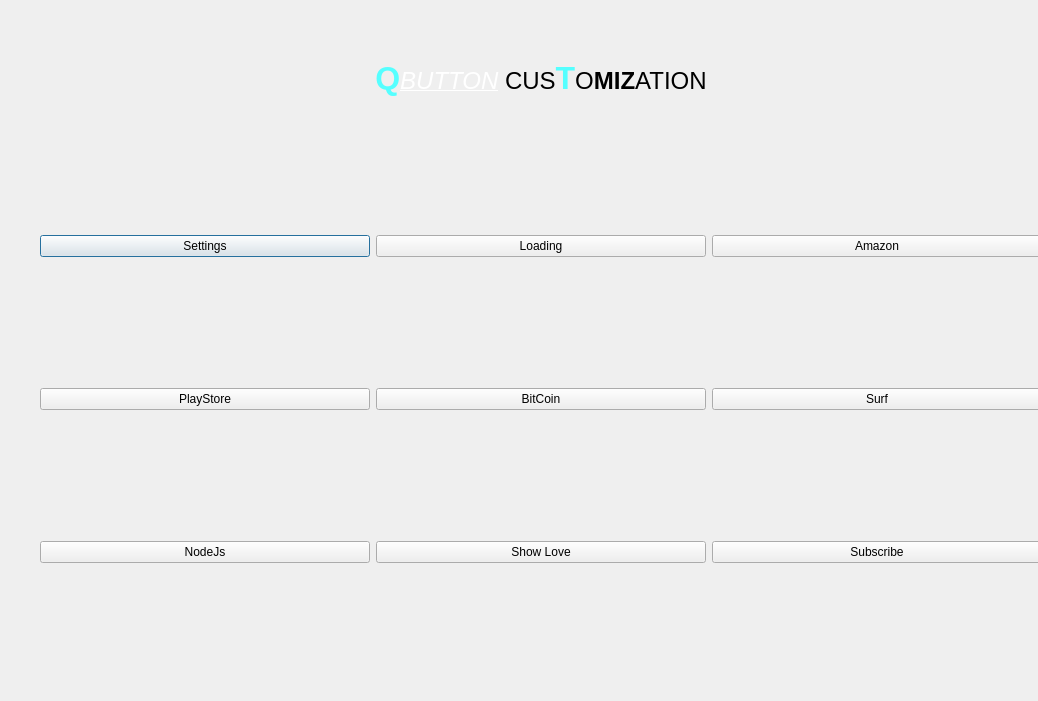
<?xml version="1.0" encoding="UTF-8"?>
<ui version="4.0">
 <class>Dialog</class>
 <widget class="QDialog" name="Dialog">
  <property name="geometry">
   <rect>
    <x>0</x>
    <y>0</y>
    <width>1038</width>
    <height>701</height>
   </rect>
  </property>
  <property name="windowTitle">
   <string>Dialog</string>
  </property>
  <widget class="QLabel" name="label">
   <property name="geometry">
    <rect>
     <x>40</x>
     <y>55</y>
     <width>1002</width>
     <height>48</height>
    </rect>
   </property>
   <property name="styleSheet">
    <string notr="true"/>
   </property>
   <property name="text">
    <string>&lt;html&gt;&lt;head/&gt;&lt;body&gt;&lt;p&gt;&lt;span style=&quot; font-size:24pt; font-weight:600; color:#55ffff;&quot;&gt;Q&lt;/span&gt;&lt;span style=&quot; font-size:18pt; font-style:italic; text-decoration: underline; color:#ffffff;&quot;&gt;BUTTON&lt;/span&gt;&lt;span style=&quot; font-size:18pt;&quot;&gt; CUS&lt;/span&gt;&lt;span style=&quot; font-size:24pt; font-weight:600; color:#55ffff;&quot;&gt;T&lt;/span&gt;&lt;span style=&quot; font-size:18pt;&quot;&gt;O&lt;/span&gt;&lt;span style=&quot; font-size:18pt; font-weight:600;&quot;&gt;MIZ&lt;/span&gt;&lt;span style=&quot; font-size:18pt;&quot;&gt;ATION&lt;/span&gt;&lt;/p&gt;&lt;/body&gt;&lt;/html&gt;</string>
   </property>
   <property name="textFormat">
    <enum>Qt::RichText</enum>
   </property>
   <property name="alignment">
    <set>Qt::AlignCenter</set>
   </property>
  </widget>
  <widget class="QWidget" name="widget" native="true">
   <property name="geometry">
    <rect>
     <x>40</x>
     <y>110</y>
     <width>1002</width>
     <height>579</height>
    </rect>
   </property>
   <property name="sizePolicy">
    <sizepolicy hsizetype="Preferred" vsizetype="Expanding">
     <horstretch>0</horstretch>
     <verstretch>0</verstretch>
    </sizepolicy>
   </property>
   <layout class="QGridLayout" name="gridLayout">
    <item row="0" column="0">
     <widget class="QPushButton" name="pushButton">
      <property name="styleSheet">
       <string notr="true"/>
      </property>
      <property name="text">
       <string>Settings</string>
      </property>
     </widget>
    </item>
    <item row="0" column="1">
     <widget class="QPushButton" name="pushButton_2">
      <property name="styleSheet">
       <string notr="true"/>
      </property>
      <property name="text">
       <string>Loading</string>
      </property>
     </widget>
    </item>
    <item row="0" column="2">
     <widget class="QPushButton" name="pushButton_3">
      <property name="styleSheet">
       <string notr="true"/>
      </property>
      <property name="text">
       <string>Amazon</string>
      </property>
     </widget>
    </item>
    <item row="1" column="0">
     <widget class="QPushButton" name="pushButton_4">
      <property name="styleSheet">
       <string notr="true"/>
      </property>
      <property name="text">
       <string>PlayStore</string>
      </property>
     </widget>
    </item>
    <item row="1" column="1">
     <widget class="QPushButton" name="pushButton_5">
      <property name="styleSheet">
       <string notr="true"/>
      </property>
      <property name="text">
       <string>BitCoin</string>
      </property>
     </widget>
    </item>
    <item row="1" column="2">
     <widget class="QPushButton" name="pushButton_6">
      <property name="styleSheet">
       <string notr="true"/>
      </property>
      <property name="text">
       <string>Surf</string>
      </property>
     </widget>
    </item>
    <item row="2" column="0">
     <widget class="QPushButton" name="pushButton_7">
      <property name="styleSheet">
       <string notr="true"/>
      </property>
      <property name="text">
       <string>NodeJs</string>
      </property>
     </widget>
    </item>
    <item row="2" column="1">
     <widget class="QPushButton" name="pushButton_8">
      <property name="text">
       <string>Show Love</string>
      </property>
     </widget>
    </item>
    <item row="2" column="2">
     <widget class="QPushButton" name="pushButton_9">
      <property name="text">
       <string>Subscribe</string>
      </property>
     </widget>
    </item>
   </layout>
  </widget>
 </widget>
 <resources/>
 <connections/>
</ui>
